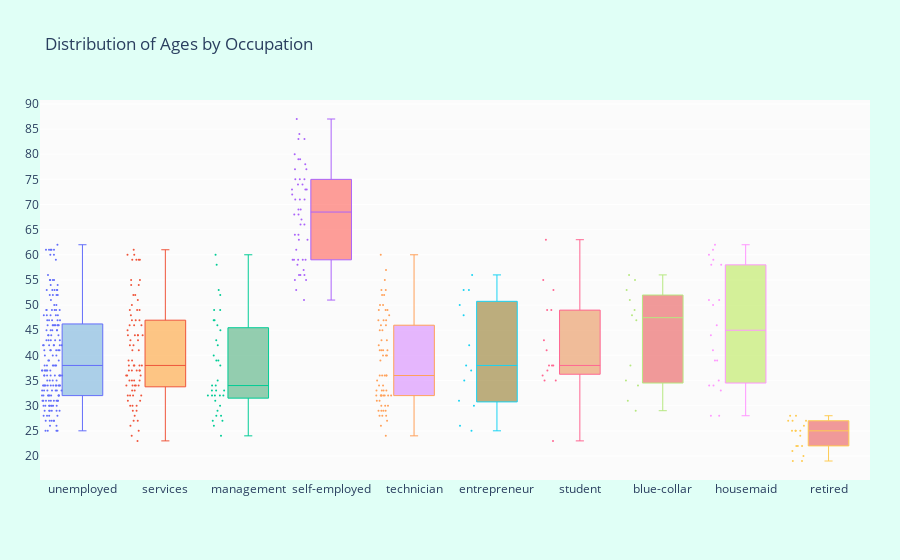

Notebook code cell kept with this figure:
### Code cell
# Now let's see which occupation tended to have more balance in their accounts

suscribed_df = df.loc[df["deposit"] == "yes"]

occupations = df["job"].unique().tolist()

# Get the balances by jobs
management = suscribed_df["age"].loc[suscribed_df["job"] == "management"].values
technician = suscribed_df["age"].loc[suscribed_df["job"] == "technician"].values
services = suscribed_df["age"].loc[suscribed_df["job"] == "services"].values
retired = suscribed_df["age"].loc[suscribed_df["job"] == "retired"].values
blue_collar = suscribed_df["age"].loc[suscribed_df["job"] == "blue-collar"].values
unemployed = suscribed_df["age"].loc[suscribed_df["job"] == "unemployed"].values
entrepreneur = suscribed_df["age"].loc[suscribed_df["job"] == "entrepreneur"].values
housemaid = suscribed_df["age"].loc[suscribed_df["job"] == "housemaid"].values
self_employed = suscribed_df["age"].loc[suscribed_df["job"] == "self-employed"].values
student = suscribed_df["age"].loc[suscribed_df["job"] == "student"].values


ages = [management, technician, services, retired, blue_collar, unemployed, 
         entrepreneur, housemaid, self_employed, student]

colors = ['rgba(93, 164, 214, 0.5)', 'rgba(255, 144, 14, 0.5)',
          'rgba(44, 160, 101, 0.5)', 'rgba(255, 65, 54, 0.5)', 
          'rgba(207, 114, 255, 0.5)', 'rgba(127, 96, 0, 0.5)',
         'rgba(229, 126, 56, 0.5)', 'rgba(229, 56, 56, 0.5)',
         'rgba(174, 229, 56, 0.5)', 'rgba(229, 56, 56, 0.5)']

traces = []

for xd, yd, cls in zip(occupations, ages, colors):
        traces.append(go.Box(
            y=yd,
            name=xd,
            boxpoints='all',
            jitter=0.5,
            whiskerwidth=0.2,
            fillcolor=cls,
            marker=dict(
                size=2,
            ),
            line=dict(width=1),
        ))

layout = go.Layout(
    title='Distribution of Ages by Occupation',
    yaxis=dict(
        autorange=True,
        showgrid=True,
        zeroline=True,
        dtick=5,
        gridcolor='rgb(255, 255, 255)',
        gridwidth=1,
        zerolinecolor='rgb(255, 255, 255)',
        zerolinewidth=2,
    ),
    margin=dict(
        l=40,
        r=30,
        b=80,
        t=100,
    ),
    paper_bgcolor='rgb(224,255,246)',
    plot_bgcolor='rgb(251,251,251)',
    showlegend=False
)

fig = go.Figure(data=traces, layout=layout)
iplot(fig)

### Figure 1 — Plotly figure (JSON) as saved in the notebook; plotly's stock layout.template omitted (floating-point values rounded to 4 significant figures; data arrays with more than 128 entries replaced by an {"elided": "..."} marker saying what was removed)
{"data": [{"boxpoints": "all", "fillcolor": "rgba(93, 164, 214, 0.5)", "jitter": 0.5, "line": {"width": 1}, "marker": {"size": 2}, "name": "unemployed", "type": "box", "whiskerwidth": 0.2, "y": {"elided": "177 int values"}}, {"boxpoints": "all", "fillcolor": "rgba(255, 144, 14, 0.5)", "jitter": 0.5, "line": {"width": 1}, "marker": {"size": 2}, "name": "services", "type": "box", "whiskerwidth": 0.2, "y": [49, 34, 25, 35, 60, 35, 44, 52, 28, 35, 38, 36, 60, 41, 45, 42, 59, 37, 37, 32, 31, 27, 47, 38, 32, 59, 29, 46, 33, 37, 34, 38, 39, 39, 27, 44, 34, 59, 48, 47, 44, 37, 51, 23, 44, 52, 42, 29, 32, 47, 46, 37, 38, 32, 35, 41, 61, 34, 49, 50, 31, 24, 54, 55, 43, 49, 43, 34, 55, 46, 54, 44, 30, 36, 30, 30, 38, 33, 36, 59, 26]}, {"boxpoints": "all", "fillcolor": "rgba(44, 160, 101, 0.5)", "jitter": 0.5, "line": {"width": 1}, "marker": {"size": 2}, "name": "management", "type": "box", "whiskerwidth": 0.2, "y": [52, 27, 32, 32, 28, 39, 28, 34, 34, 38, 45, 47, 30, 42, 33, 40, 24, 27, 43, 35, 49, 49, 33, 47, 60, 46, 58, 33, 29, 26, 32, 32, 53, 31, 32, 39]}, {"boxpoints": "all", "fillcolor": "rgba(255, 65, 54, 0.5)", "jitter": 0.5, "line": {"width": 1}, "marker": {"size": 2}, "name": "self-employed", "type": "box", "whiskerwidth": 0.2, "y": [68, 78, 77, 56, 75, 59, 75, 77, 59, 55, 53, 56, 75, 59, 80, 83, 59, 64, 71, 74, 73, 61, 56, 71, 55, 73, 67, 63, 79, 72, 59, 64, 87, 79, 71, 58, 68, 74, 66, 51, 66, 69, 84, 57, 69, 73, 63, 83]}, {"boxpoints": "all", "fillcolor": "rgba(207, 114, 255, 0.5)", "jitter": 0.5, "line": {"width": 1}, "marker": {"size": 2}, "name": "technician", "type": "box", "whiskerwidth": 0.2, "y": [32, 45, 29, 29, 24, 50, 45, 32, 28, 32, 30, 36, 41, 29, 47, 34, 40, 34, 49, 55, 36, 33, 60, 31, 53, 52, 32, 57, 47, 26, 41, 33, 28, 33, 32, 41, 41, 53, 40, 43, 49, 39, 30, 52, 36, 40, 35, 43, 30, 36, 36, 46, 28, 32, 47, 32, 48, 27, 33, 31, 50, 29, 32, 49, 42, 46]}, {"boxpoints": "all", "fillcolor": "rgba(127, 96, 0, 0.5)", "jitter": 0.5, "line": {"width": 1}, "marker": {"size": 2}, "name": "entrepreneur", "type": "box", "whiskerwidth": 0.2, "y": [31, 56, 35, 53, 25, 48, 26, 42, 30, 53, 37, 38, 50]}, {"boxpoints": "all", "fillcolor": "rgba(229, 126, 56, 0.5)", "jitter": 0.5, "line": {"width": 1}, "marker": {"size": 2}, "name": "student", "type": "box", "whiskerwidth": 0.2, "y": [49, 38, 49, 35, 35, 63, 37, 43, 23, 38, 38, 36, 53, 55, 41]}, {"boxpoints": "all", "fillcolor": "rgba(229, 56, 56, 0.5)", "jitter": 0.5, "line": {"width": 1}, "marker": {"size": 2}, "name": "blue-collar", "type": "box", "whiskerwidth": 0.2, "y": [55, 31, 56, 49, 48, 35, 47, 53, 51, 29, 38, 34]}, {"boxpoints": "all", "fillcolor": "rgba(174, 229, 56, 0.5)", "jitter": 0.5, "line": {"width": 1}, "marker": {"size": 2}, "name": "housemaid", "type": "box", "whiskerwidth": 0.2, "y": [34, 34, 41, 58, 46, 35, 58, 59, 28, 39, 51, 51, 28, 33, 39, 61, 44, 50, 62, 60]}, {"boxpoints": "all", "fillcolor": "rgba(229, 56, 56, 0.5)", "jitter": 0.5, "line": {"width": 1}, "marker": {"size": 2}, "name": "retired", "type": "box", "whiskerwidth": 0.2, "y": [20, 21, 25, 19, 27, 28, 25, 22, 27, 24, 22, 27, 19, 22, 28, 26, 25, 25]}], "layout": {"margin": {"b": 80, "l": 40, "r": 30, "t": 100}, "paper_bgcolor": "rgb(224,255,246)", "plot_bgcolor": "rgb(251,251,251)", "showlegend": false, "title": {"text": "Distribution of Ages by Occupation"}, "yaxis": {"autorange": true, "dtick": 5, "gridcolor": "rgb(255, 255, 255)", "gridwidth": 1, "showgrid": true, "zeroline": true, "zerolinecolor": "rgb(255, 255, 255)", "zerolinewidth": 2}}}
